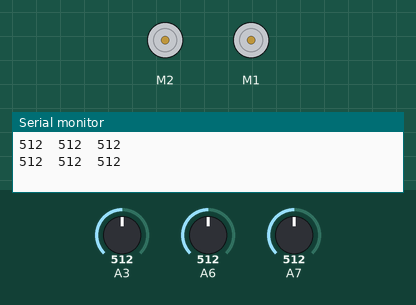
A sketch run on a simulated Arduino Nano, built with avr-gcc and run on an emulated ATmega328P. Parts: 2 × DC motor (green arrow = forward, orange = backward, longer = faster), the last lines printed to the serial monitor. Inputs (shaded band) come from the test bench; at power-on: A3 = 512, A6 = 512, A7 = 512.

Above: at 1.8 s.
1.9 s: A3 set to 716
At 2.9 s:
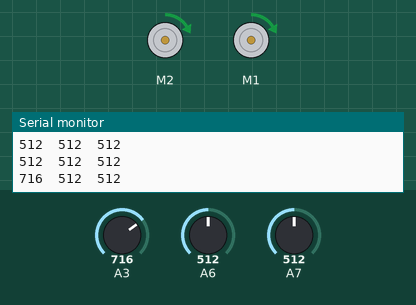
3.5 s: A6 set to 698
5.2 s: A6 set to 735
At 7.2 s:
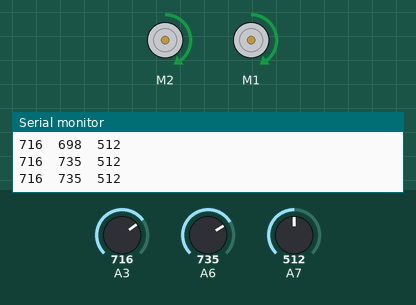
7.5 s: A7 set to 718
9.2 s: A7 set to 747
At 10.7 s:
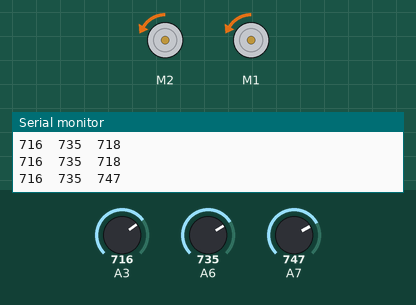
11.5 s: A3 set to 900
At 12.4 s:
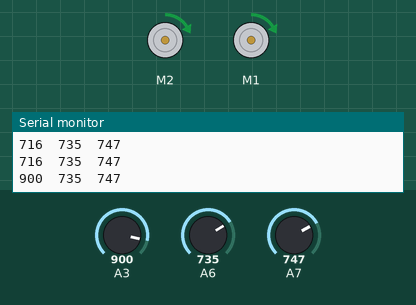
Timing chart, 0 to 14.5 s (numbered marks = the images above; inputs shaded):
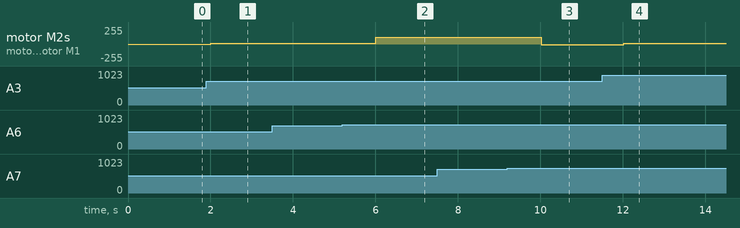

The sketch:

IR_test2.ino
```cpp
/* Matthew: Overall, everything looks great :)
 *
 * There's one concept in C++ that we wouldn't have learned in 0711
 * that's kinda important here. In C++, there are these "classes" that
 * are basically just custom data types. You have your regular types like
 * your ints, your floats, your doubles, and your booleans, but classes
 * are like combinations of these data types that you can create yourself
 * and tailor to your liking.
 *
 * The only reason this is important is because C++ is an object-oriented language.
 * In other words, the code is based entirely on variables that you declare with
 * classes (this kind of variable is called an "object"). I'll give you an example: you might
 * declare an integer variable "int number = 20", where "number" is an instance of an int.
 * An object is like that, where you might declare "RedBotSensor IRSensor = RedBotSensor(A3)".
 * In this case, the object "IRSensor" is an instance of the RedBotSensor class.
 *
 * So why does any of this matter? You might notice that when I went through your code,
 * I took all the "drive" functions and threw the word "motors" in front of all of them. This
 * is because every function that we're using in this code needs to be attached to some object.
 * If you don't mention the object, or variable, that you want C++ to run a function on, it won't
 * know which motor or sensor you want to operate. That's basically the takeaway -- when you call
 * a function, like "drive()" or "read()" or "leftMotor()", you NEED to call it on an object for
 * the function to make any sense to C++. If you take a look at the INSTANCE VARIABLES header, I
 * put all the objects there that you need for the line following algorithm.
 *
 * You might also wonder what that "RedBotSensor(A3)" part of the declaration means in
 * "RedBotSensor IRSensor = RedBotSensor(A3)". That's formatting for another object-oriented concept
 * called constructors, which I'm also happy to talk about :)
 *
 * *reader gains +999999999 kg of brain matter*
 */

 /* ohhhhh i see i see thank yopu so much!! I don't have experience with this kind of coding.
 * When I did robotics I didn't make it FTC or FRC so like it was just coding tih the premade lego language or
 * whatever it was so thank youuuu thank you :))
 */

//  IMPORTS
#include <RedBot.h>

//  INSTANCE VARIABLES
/* Sensor, encoder, and motor object initializations. Note that sensor constructors
 * are used to instantiate no particular sensor
 */
RedBotSensor leftIRSensor = RedBotSensor(A3);
RedBotSensor centerIRSensor = RedBotSensor(A6);
RedBotSensor rightIRSensor = RedBotSensor(A7);
RedBotEncoder encoder = RedBotEncoder(A2, 10);
RedBotMotors motors;

//  Variables to store motor speeds
int leftMotorSpeed;
int rightMotorSpeed;

//  CONSTANTS
//  The IR sensor values, measured 1/8" from the ground
#define BLACK_MIN 900
#define BLACK_MAX 1100
#define RED_MIN 50
#define RED_MAX 200
#define BROWN_MIN 400
#define BROWN_MAX 600


//  Nominal speeds for the motors (max is 255)
#define SLOW_SPEED 10
#define FAST_SPEED 100
#define REV_SLOW -10
#define REV_FAST -100

void setup()
{
    //  Initialize baudrate
    Serial.begin(9600);

    //  Motor encoder calibration
    encoder.clearEnc(BOTH);
}

void loop()
{
    //  Provides IR readings through serial monitor
    Serial.print(leftIRSensor.read());
    Serial.print("\t");
    Serial.print(centerIRSensor.read());
    Serial.print("\t");
    Serial.print(rightIRSensor.read());
    delay(1000);
    Serial.println();

    //  Matthew: one question, how come the value being compared to is 0?
    if (centerIRSensor.read() >leftIRSensor.read() && centerIRSensor.read() > rightIRSensor.read())
    {
        //  driving forward
        motors.drive(FAST_SPEED);
    }
    else if (leftIRSensor.read() > rightIRSensor.read() && leftIRSensor.read() > centerIRSensor.read())
    {
        //  turn left
        motors.rightMotor(SLOW_SPEED);
        motors.leftMotor(REV_SLOW);
    }
    else if (rightIRSensor.read() > leftIRSensor.read() && rightIRSensor.read() > centerIRSensor.read())
    {
        //  turn right
        motors.leftMotor(SLOW_SPEED);
        motors.rightMotor(REV_SLOW);
    }
    else if (leftIRSensor.read() > BLACK_MIN && centerIRSensor.read() > BLACK_MIN && rightIRSensor.read() > BLACK_MIN)
    {
        //  pause
        motors.drive(FAST_SPEED, 1000);
        //GRAB ALIEN HERE!!!!!!!!!!!!

        //  program accelrometer here
    }
}
```

Measured:
- the behaviour switches between 716 and 717 on A6 (found by bisection; images 1 and 2)
- the behaviour switches between 735 and 736 on A7 (found by bisection; images 2 and 3)
- after the input at 1.9 s, motor M2, motor M1: stopped → forward 9/255 after 0.10 s
- after the input at 5.2 s, motor M2, motor M1: forward 9/255 → forward 99/255 after 0.81 s
- after the input at 9.2 s, motor M2, motor M1: forward 99/255 → backward 9/255 after 0.82 s
- after the input at 11.5 s, motor M2, motor M1: backward 9/255 → forward 9/255 after 0.52 s
